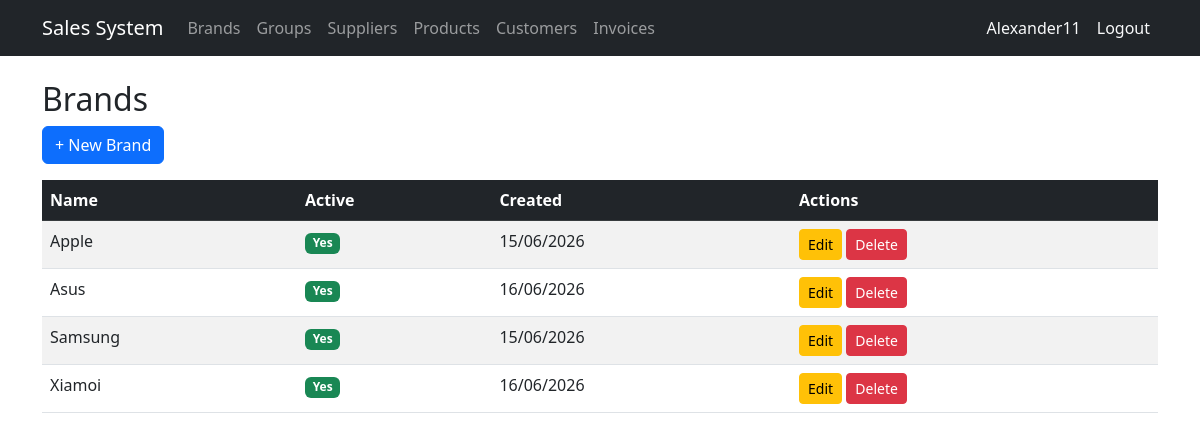
/brands/ (signed in), run on an earlier commit of the app's database.
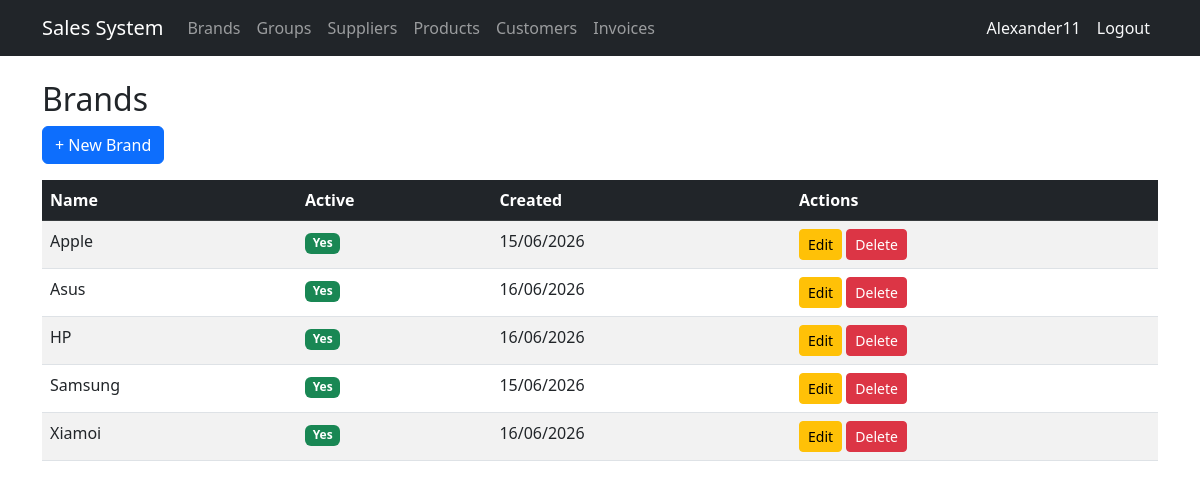
And on a later commit of the database.
### billing/models.py (models this page shows, shortened)
class Brand(models.Model):
    name = models.CharField(max_length=100, unique=True, verbose_name='Brand Name')
    description = models.TextField(blank=True, null=True)
    is_active = models.BooleanField(default=True)
    created_at = models.DateTimeField(auto_now_add=True)
    updated_at = models.DateTimeField(auto_now=True)
    class Meta:
        verbose_name = 'Brand'
        verbose_name_plural = 'Brands'
        ordering = ['name']

### billing/views.py (the view)
# urls.py: path('brands/', views.brand_list, name='brand_list'),
@login_required
@audit_action('LIST_BRANDS')
def brand_list(request):
    brands = Brand.objects.all()
    return render(request, 'billing/brand_list.html', {'brands': brands})

### billing/templates/billing/brand_list.html (shortened to what this page needs)
{% extends 'billing/base.html' %}
{% block content %}
<h2>Brands</h2>
<a href="{% url 'billing:brand_create' %}" class="btn btn-primary mb-3">+ New Brand</a>
<table class="table table-striped table-hover">
  <thead class="table-dark">
    <tr><th>Name</th><th>Active</th><th>Created</th><th>Actions</th></tr>
  </thead>
  <tbody>
    {% for brand in brands %}
    <tr>
      <td>{{ brand.name }}</td>
      <td>
        {% if brand.is_active %}
          <span class="badge bg-success">Yes</span>
        {% else %}
          <span class="badge bg-danger">No</span>
        {% endif %}
      </td>
      <td>{{ brand.created_at|date:"d/m/Y" }}</td>
      <td>
        <a href="{% url 'billing:brand_update' brand.pk %}" class="btn btn-sm btn-warning">Edit</a>
        <a href="{% url 'billing:brand_delete' brand.pk %}" class="btn btn-sm btn-danger">Delete</a>
      </td>
    </tr>
    {% empty %}
    <tr><td colspan="4" class="text-center">No brands found.</td></tr>
    {% endfor %}
  </tbody>
</table>
{% endblock %}

What changed in the data, as far as the page shows it:
added Brand: name "HP", is_active "Yes", created_at "16/06/2026"
